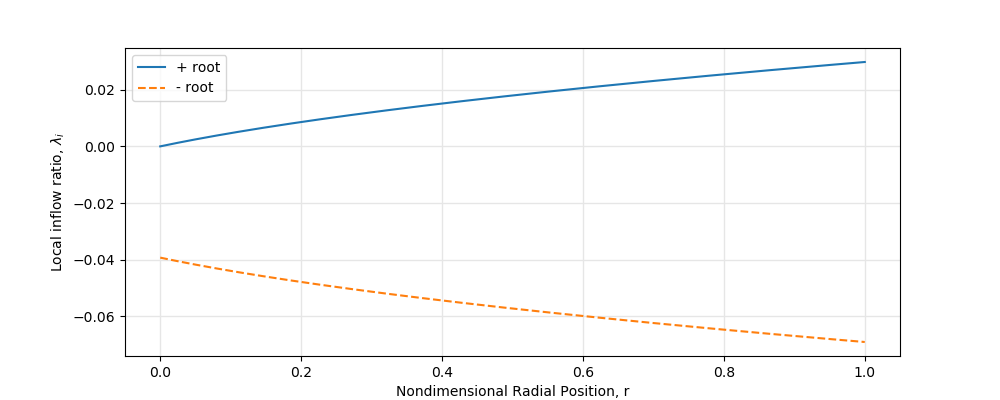

This chart was generated by the following Python code:
# A simple script that generates plots that illustrate the distribution of inflow ratio with respect 
# to the non-dimensional radial distance.

import numpy as np
from matplotlib import pyplot as plt
import random

GRID_COLOUR = [0.9,0.9,0.9]
N_PTS = 400 # Number of points used in plotting

c_l_alpha = 2*np.pi
solidity = 0.05
hover_blade_pitch_deg = 3


b = solidity * c_l_alpha
hover_blade_pitch_rad = hover_blade_pitch_deg * np.pi / 180.0


r = np.linspace(0, 1, N_PTS)

inflow_ratio_plus = (- b / 16.0) + np.sqrt((b**2 / 256.0) + (b*hover_blade_pitch_rad*r/8.0))
inflow_ratio_minus = (- b / 16.0) - np.sqrt((b**2 / 256.0) + (b*hover_blade_pitch_rad*r/8.0))

# Generate plot of positive and negative roots
fig, ax = plt.subplots(1,1, figsize=(10,4))
plt.grid(True, which='major', axis='both', color=GRID_COLOUR, linestyle='-', linewidth=1)
ax.plot(r, inflow_ratio_plus, label='+ root')
ax.plot(r, inflow_ratio_minus, label='- root', linestyle='--')
ax.set_xlabel('Nondimensional Radial Position, r')
ax.set_ylabel(r'Local inflow ratio, $\lambda_{i}$')
plt.legend()



# show the change in inflow with respect to cl_alpha
c_l_alpha = np.linspace(np.pi, 2*np.pi, N_PTS)
r = np.linspace(0, 1, 5)

head_speed = 1400 # (RPM)

head_speed_rad = head_speed / 60.0 * 2 * np.pi

# Plot the variation of inflow ratio at different stations of r
# Also, plot the sensitivity of the thrust coefficient to changes in lift curve slope

# Config the inflow plot
fig_lam, ax_lam = plt.subplots(1,1, figsize=(10,4))
plt.grid(True, which='major', axis='both', color=GRID_COLOUR, linestyle='-', linewidth=1)
ax_lam.set_xlabel(r'Lift Curve Slope, $C_{l_{\alpha}}$')
ax_lam.set_ylabel(r'Local inflow ratio, $\lambda_{i}$')

# Config the Ct plot
fig_ct, ax_ct = plt.subplots(1,1, figsize=(10,4))
plt.grid(True, which='major', axis='both', color=GRID_COLOUR, linestyle='-', linewidth=1)
ax_ct.set_xlabel(r'Lift Curve Slope, $C_{l_{\alpha}}$')
ax_ct.set_ylabel(r'Local Thrust Coefficient, $C_{T}(r)$')

for ri in r:
    b = solidity * c_l_alpha
    inflow_ratio = (- b / 16.0) + np.sqrt((b**2 / 256.0) + (b*hover_blade_pitch_rad*ri/8.0))


    plot_colour = [random.random(), random.random(), random.random()]
    ax_lam.plot(c_l_alpha, inflow_ratio, label='r = %.2f' % ri, color=plot_colour)

    # determine best fit line
    par = np.polyfit(c_l_alpha, inflow_ratio, 1, full=True)
    # plot linear regression
    slope=par[0][0]
    intercept=par[0][1]
    xl = [min(c_l_alpha), max(c_l_alpha)]
    yl = [slope*xx + intercept  for xx in xl]
    ax_lam.plot(xl, yl, label='r = %.2f Linear' % ri, linestyle='--', color=plot_colour)

    # Do all thrust coefficient calcs and plotting
    c_t_hover = 0.5 * b * (hover_blade_pitch_rad / 3.0 + inflow_ratio / 2.0)
    ax_ct.plot(c_l_alpha, c_t_hover, label='r = %.2f' % ri, color=plot_colour)


plt.legend()




# Show the change in inflow with respect to blade pitch collective
c_l_alpha = 2*np.pi
r = np.linspace(0, 1, 5)
hover_blade_pitch_deg = np.linspace(0, 12, N_PTS)
hover_blade_pitch_rad = hover_blade_pitch_deg * np.pi / 180.0
b = solidity * c_l_alpha

# plot the variation of inflow ratio at different stations of r
fig, ax = plt.subplots(1,1, figsize=(10,4))
plt.grid(True, which='major', axis='both', color=GRID_COLOUR, linestyle='-', linewidth=1)
for ri in r:
    inflow_ratio = (- b / 16.0) + np.sqrt((b**2 / 256.0) + (b*hover_blade_pitch_rad*ri/8.0))
    ax.plot(hover_blade_pitch_deg, inflow_ratio, label='r = %.2f' % ri)

    # determine best fit line
    par = np.polyfit(hover_blade_pitch_deg, inflow_ratio, 1, full=True)
    # plot linear regression
    slope=par[0][0]
    intercept=par[0][1]
    xl = [min(hover_blade_pitch_deg), max(hover_blade_pitch_deg)]
    yl = [slope*xx + intercept  for xx in xl]
    ax.plot(xl, yl, label='r = %.2f Linear' % ri, linestyle='--')

ax.set_xlabel(r'Blade Pitch Angle, $\theta$')
ax.set_ylabel(r'Local inflow ratio, $\lambda_{i}$')
plt.legend()












plt.show()
